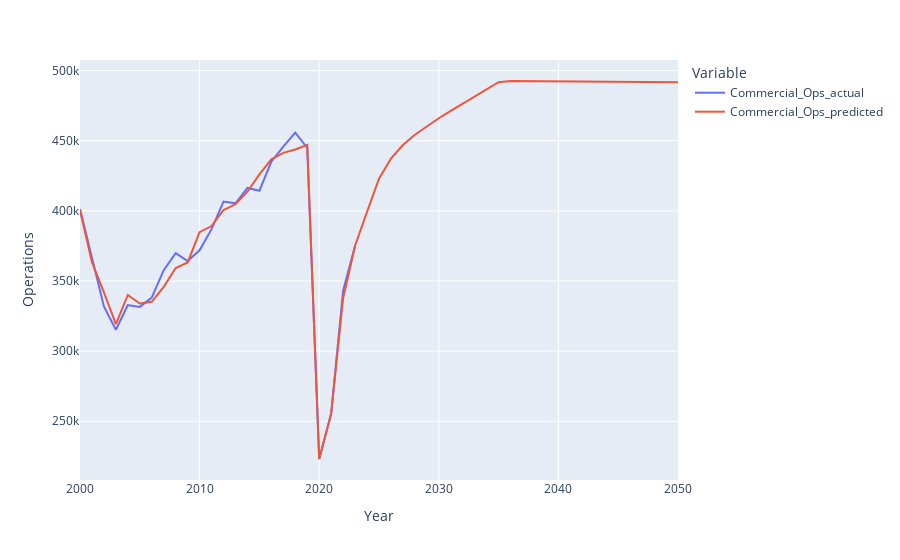

Source (notebook cell):
### Markdown cell above
**Set upper bound on predictions based on SFO capacity (506,600 total operations)**

### Code cell
taf_sfo = taf2023.loc[taf2023.ayear >= 2000]
taf_sfo['Total'] = taf_sfo[['itn_Ac','itn_at','itn_ga','itn_mil']].sum(axis=1)
taf_sfo['itn_mil'] = taf_sfo['itn_mil'].apply(lambda x:2400 if x>2400 else x)
taf_sfo['itn_ga'] = taf_sfo['itn_ga'].apply(lambda x:12900 if x>12900 else x)
taf_sfo['comm_ops_max'] = 506600-taf_sfo['itn_mil']-taf_sfo['itn_ga']
taf_sfo.rename(columns={'ayear':'Year'}, inplace=True)
y_df_all = y_df_all.merge(taf_sfo[['Year','comm_ops_max']], on=['Year'], how='left')
y_df_all['Operations'] = y_df_all.apply(lambda x:x.comm_ops_max if x.Operations>x.comm_ops_max else x.Operations, axis=1)
y_df_all.drop(columns=['comm_ops_max'], inplace=True)
fig = px.line(y_df_all, x='Year', y='Operations', color='Variable')
fig.show()

### Figure 1 — Plotly figure (JSON) as saved in the notebook; plotly's stock layout.template omitted (floating-point values rounded to 4 significant figures)
{"data": [{"hovertemplate": "Variable=Commercial_Ops_actual<br>Year=%{x}<br>Operations=%{y}<extra></extra>", "legendgroup": "Commercial_Ops_actual", "line": {"color": "#636efa", "dash": "solid"}, "marker": {"symbol": "circle"}, "mode": "lines", "name": "Commercial_Ops_actual", "orientation": "v", "showlegend": true, "type": "scatter", "x": [2000, 2001, 2002, 2003, 2004, 2005, 2006, 2007, 2008, 2009, 2010, 2011, 2012, 2013, 2014, 2015, 2016, 2017, 2018, 2019, 2020, 2021, 2022, 2023, 2024, 2025, 2026, 2027, 2028, 2029, 2030, 2031, 2032, 2033, 2034, 2035, 2036, 2037, 2038, 2039, 2040, 2041, 2042, 2043, 2044, 2045, 2046, 2047, 2048, 2049, 2050], "xaxis": "x", "y": [401249, 367471, 331880, 315185, 332818, 331515, 338147, 357717, 369877, 364242, 371890, 386941, 406650, 405331, 416342, 414300, 435129, 445842, 455798, 444786, 223098, 255427, 343045, 375078, null, null, null, null, null, null, null, null, null, null, null, null, null, null, null, null, null, null, null, null, null, null, null, null, null, null, null], "yaxis": "y"}, {"hovertemplate": "Variable=Commercial_Ops_predicted<br>Year=%{x}<br>Operations=%{y}<extra></extra>", "legendgroup": "Commercial_Ops_predicted", "line": {"color": "#EF553B", "dash": "solid"}, "marker": {"symbol": "circle"}, "mode": "lines", "name": "Commercial_Ops_predicted", "orientation": "v", "showlegend": true, "type": "scatter", "x": [2000, 2001, 2002, 2003, 2004, 2005, 2006, 2007, 2008, 2009, 2010, 2011, 2012, 2013, 2014, 2015, 2016, 2017, 2018, 2019, 2020, 2021, 2022, 2023, 2024, 2025, 2026, 2027, 2028, 2029, 2030, 2031, 2032, 2033, 2034, 2035, 2036, 2037, 2038, 2039, 2040, 2041, 2042, 2043, 2044, 2045, 2046, 2047, 2048, 2049, 2050], "xaxis": "x", "y": [400300.0, 363400.0, 341900.0, 319300.0, 340000.0, 333900.0, 335200.0, 345800.0, 359300.0, 363200.0, 384800.0, 389200.0, 400600.0, 404700.0, 413600.0, 426000.0, 436700.0, 441300.0, 443700.0, 447000.0, 223100.0, 255427, 337700.0, 375100.0, 399200.0, 422900.0, 437200.0, 446900.0, 454200.0, 460400.0, 466000.0, 471300.0, 476500.0, 481600.0, 486600.0, 491700.0, 492547, 492489, 492431, 492372, 492313, 492254, 492195, 492135, 492075, 492014, 491954, 491893, 491832, 491770, 491708], "yaxis": "y"}], "layout": {"legend": {"title": {"text": "Variable"}, "tracegroupgap": 0}, "margin": {"t": 60}, "xaxis": {"anchor": "y", "domain": [0, 1], "title": {"text": "Year"}}, "yaxis": {"anchor": "x", "domain": [0, 1], "title": {"text": "Operations"}}}}
